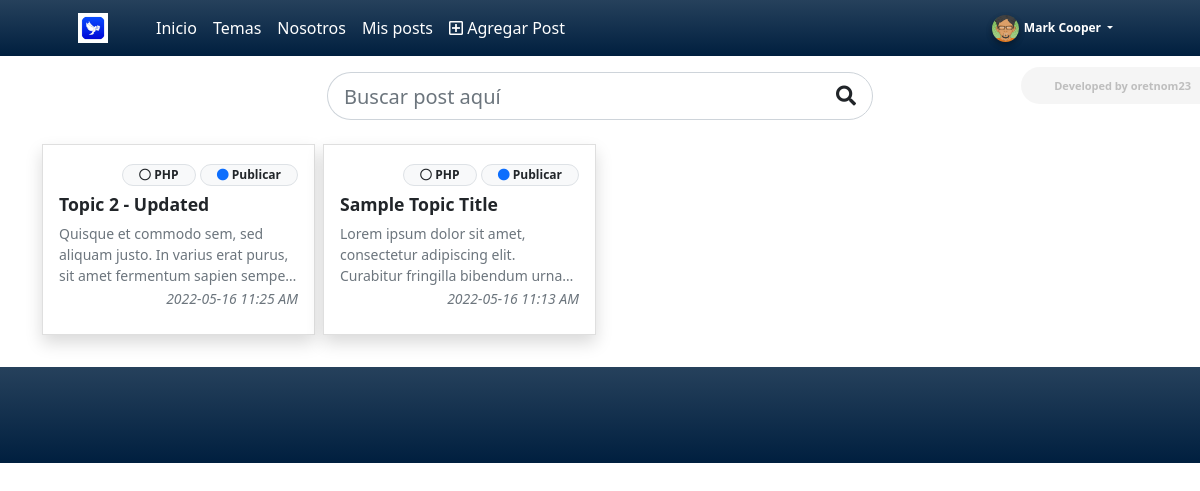
The page /?p=posts (signed in) on the database its author committed.
### tables this page shows
CREATE TABLE `post_list` (
  `id` int(30) NOT NULL,
  `user_id` int(30) NOT NULL,
  `category_id` int(30) NOT NULL,
  `title` text NOT NULL,
  `content` text NOT NULL,
  `status` tinyint(1) NOT NULL DEFAULT 0,
  `delete_flag` tinyint(1) NOT NULL DEFAULT 0,
  `date_created` datetime NOT NULL DEFAULT current_timestamp(),
  `date_updated` datetime NOT NULL DEFAULT current_timestamp() ON UPDATE current_timestamp()
);

CREATE TABLE `category_list` (
  `id` int(30) NOT NULL,
  `name` text NOT NULL,
  `description` text NOT NULL,
  `status` tinyint(1) NOT NULL DEFAULT 1,
  `delete_flag` tinyint(1) NOT NULL DEFAULT 0,
  `date_created` datetime NOT NULL DEFAULT current_timestamp(),
  `date_updated` datetime NOT NULL DEFAULT current_timestamp() ON UPDATE current_timestamp()
);

### classes/DBConnection.php (called while the page is built, shortened)
<?php
class DBConnection{
    private $host = DB_SERVER;
    private $username = DB_USERNAME;
    private $password = DB_PASSWORD;
    private $database = DB_NAME;
    public $conn;
    public function __construct(){
        if (!isset($this->conn)) {
            $this->conn = new mysqli($this->host, $this->username, $this->password, $this->database);
        }
    }
}
?>

### classes/SystemSettings.php (called while the page is built, shortened)
<?php
class SystemSettings extends DBConnection{
	function userdata($field = ''){
		if(!empty($field)){
			if(isset($_SESSION['userdata'][$field]))
				return $_SESSION['userdata'][$field];
			else
				return null;
		}else{
			return false;
		}
	}
}
$_settings = new SystemSettings();
?>

### posts/index.php (the view, shortened to what this page needs)
<section class="py-3">
    <div class="container">
        <div class="row justify-content-center mb-4">
            <div class="col-lg-6 col-md-8 col-sm-12 col-xs-12">
                <div class="input-group input-group-lg" id="search-field">
                    <input type="search" class="form-control form-control-lg  rounded-pill" aria-label="Search Post Input" id="search" placeholder="Buscar post aquí">
                    <div class="input-group-append">
                        <span class="input-group-text rounded-pill bg-transparent"><i class="fa fa-search"></i></span>
                    </div>
                </div>
            </div>
        </div>
        <div class="row row-cols-xl-4 row-cols-md-3 row-cols-sm-1 gx-2 gy-2">
            <?php
            $posts = $conn->query("SELECT p.*, c.name as `category` FROM `post_list` p inner join category_list c on p.category_id = c.id where p.user_id = '{$_settings->userdata('id')}' and p.`delete_flag` = 0 order by abs(unix_timestamp(p.date_created)) desc");
            while($row = $posts->fetch_assoc()):
            ?>
            <div class="col post-item">
                <a href="./?p=posts/view_post&id=<?= $row['id'] ?>" class="card rounded-0 shadow text-decoration-none text-reset">
                    <div class="card-body">
                        <div class="mb-2 text-right">
                            <small class="badge badge-light border text-dark rounded-pill px-3"><i class="far fa-circle"></i> <?= $row['category'] ?></small>
                            <?php if($row['status'] == 1): ?>
                                <small class="badge badge-light border text-dark rounded-pill px-3"><i class="fa fa-circle text-primary"></i> Publicar</small>
                            <?php else: ?>
                                <small class="badge badge-light border text-dark rounded-pill px-3"><i class="fa fa-circle text-secondary"></i> Sin Publicar</small>
                            <?php endif; ?>
                        </div>
                        <h3 class="card-title w-100 font-weight-bold"><?= $row['title'] ?></h3>
                        <div class="card-text truncate-3 text-muted text-sm"><?= strip_tags($row['content']) ?></div>
                        <div class="mb-2 text-right">
                            <small class="text-muted"><i><?= date("Y-m-d h:i A", strtotime($row['date_created'])) ?></i></small>
                        </div>
                    </div>
                </a>
            </div>
            <?php endwhile; ?>
        </div>
    </div>
</section>

### posts/index.php (style rules this page uses)
#search-field .form-control.rounded-pill { border-top-right-radius:0 !important; border-bottom-right-radius:0 !important; border-right:none !important }
#search-field .input-group-text.rounded-pill { border-top-left-radius:0 !important; border-bottom-left-radius:0 !important; border-right:left !important }
.post-item { transition:all .2s ease-in-out; }

### rows shown on the page
post_list: category.name "PHP", status 1 (drawn), title "Topic 2 - Updated", content "Quisque et commodo sem, sed aliquam justo. In varius erat purus, sit amet fermentum sapien…", date_created "2022-05-16 11:25 AM"
post_list: category.name "PHP", status 1 (drawn), title "Sample Topic Title", content "Lorem ipsum dolor sit amet, consectetur adipiscing elit. Curabitur fringilla bibendum…", date_created "2022-05-16 11:13 AM"

### other values the page prints
$_settings->userdata('firstname').' '.$_settings->userdata('lastname') "Mark Cooper"
